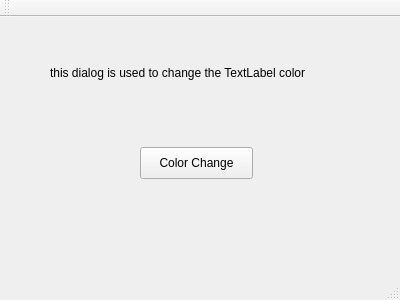
<?xml version="1.0" encoding="UTF-8"?>
<ui version="4.0">
 <class>dialogColorChange</class>
 <widget class="QMainWindow" name="dialogColorChange">
  <property name="geometry">
   <rect>
    <x>0</x>
    <y>0</y>
    <width>400</width>
    <height>300</height>
   </rect>
  </property>
  <property name="windowTitle">
   <string>dialogColorChange</string>
  </property>
  <widget class="QWidget" name="centralWidget">
   <widget class="QPushButton" name="pushButton">
    <property name="geometry">
     <rect>
      <x>140</x>
      <y>130</y>
      <width>113</width>
      <height>32</height>
     </rect>
    </property>
    <property name="text">
     <string>Color Change</string>
    </property>
   </widget>
   <widget class="QLabel" name="label">
    <property name="geometry">
     <rect>
      <x>50</x>
      <y>20</y>
      <width>301</width>
      <height>71</height>
     </rect>
    </property>
    <property name="text">
     <string>this dialog is used to change the TextLabel color</string>
    </property>
   </widget>
  </widget>
  <widget class="QMenuBar" name="menuBar">
   <property name="geometry">
    <rect>
     <x>0</x>
     <y>0</y>
     <width>400</width>
     <height>22</height>
    </rect>
   </property>
  </widget>
  <widget class="QToolBar" name="mainToolBar">
   <attribute name="toolBarArea">
    <enum>TopToolBarArea</enum>
   </attribute>
   <attribute name="toolBarBreak">
    <bool>false</bool>
   </attribute>
  </widget>
  <widget class="QStatusBar" name="statusBar"/>
 </widget>
 <layoutdefault spacing="6" margin="11"/>
 <resources/>
 <connections/>
</ui>
